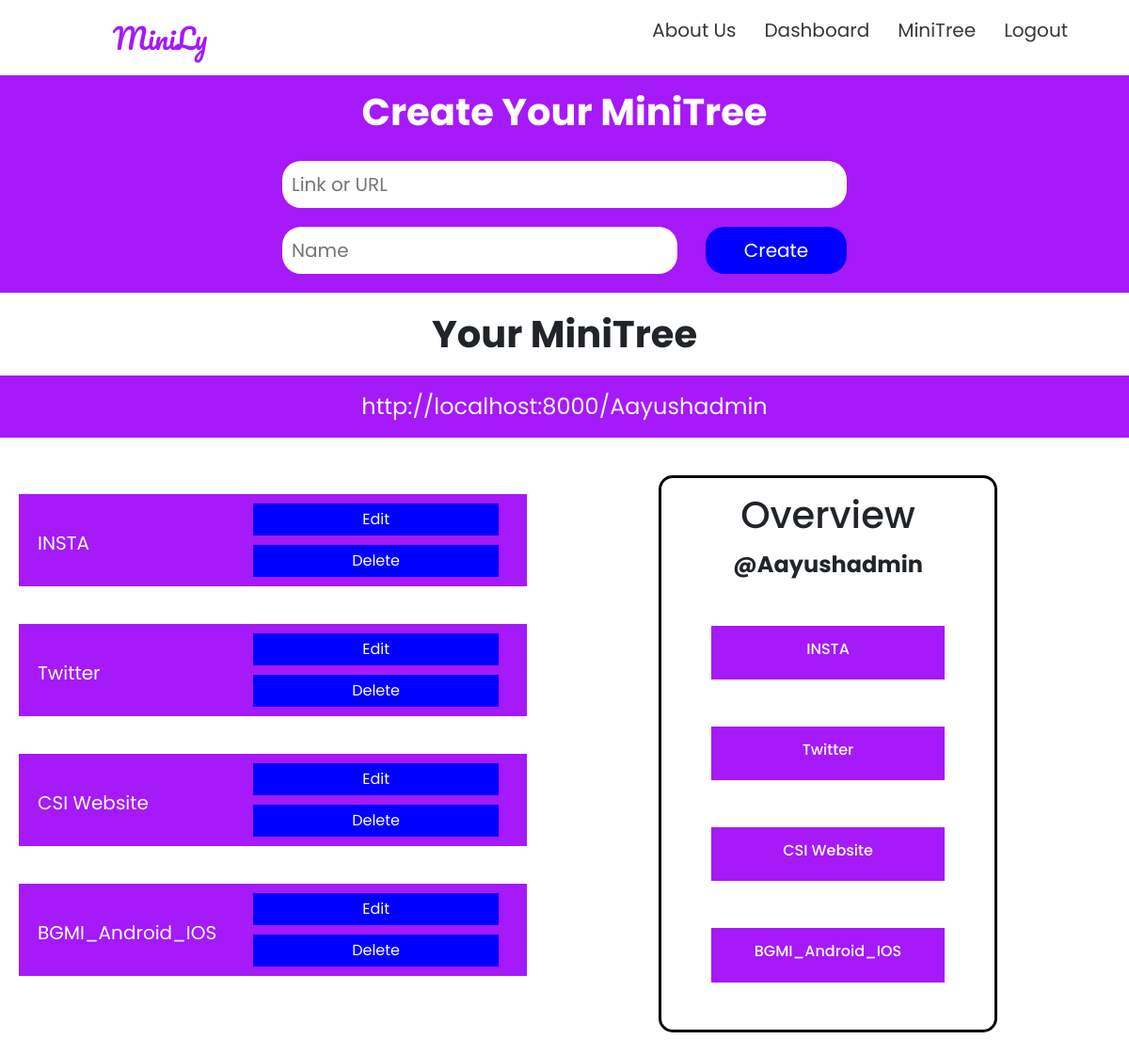
The page /t/ (signed in) on the database its author committed.
### tree/models.py (models this page shows, shortened)
class Tree(models.Model):
    user = models.ForeignKey(User,on_delete=models.CASCADE)
    original_link = models.URLField(blank=False)
    short_name = models.CharField(max_length=30,blank=False)
    cr_date = models.DateTimeField(auto_now_add=True,blank=True)

### tree/views.py (the view)
# urls.py: path('',views.index,name="index"),
@login_required(login_url="/login/")
def index(request):
    user=request.user
    mytree = Tree.objects.filter(user=user)
    return render(request,"tree/home.html",{
        'elements':mytree,
        'user':user
    })

### tree/templates/tree/home.html (shortened to what this page needs)
{% extends 'base.html' %}
{% block body %}
<div class="tree-dash whole" id="wh-1">
    <div class="form-content">
        <div class="form-head">
            <h1>Create Your MiniTree</h1>
        </div>
        <div class="form-body">
            <form action="{% url 'create' %}" method="post">
                <input type="url" name="URL" id="og" placeholder="Link or URL" required> <br>
                <div class="form-short">
                    <input type="text" name="Treename" id="s2" maxlength="30" placeholder="Name" required> <br>
                    <input type="submit" value="Create" id="sub-dash">
                </div>
            </form>
        </div>
    </div>
    <div class="tree-head">
        <h1>Your MiniTree</h1>
    </div>
    <div class="tree-link">
        <a href="{% url 'treelink' user %}" target="_blank">http://localhost:8000/{{user}}</a>
    </div>
    <div class="tree-content">
        <div class="tree-data">
            {% for element in elements %}
            <div class="single-mly tree-mly">
                <div class="s1-mly">
                <div class="mly-name">
                    {{element.short_name}}
                </div>
                <div class="mly-btn">
                    <a href="{% url 'editree' element.id%}" class="l-btn1 tr">
                        <div class="s-btn1">Edit</div>
                    </a>
                    <a href="{% url 'deletree' element.id%}" class="l-btn2 tr">
                        <div class="s-btn2">Delete</div>
                    </a>
                </div>
                </div>
            </div>
            {% endfor %}
        </div>
        <div class="tree-overview">
            <div class="overview-head">
                <h1>Overview</h1>
            </div>
            <div class="overview-content">
                <div class="tree-user">
                    <h4>@{{user}}</h4>
                </div>
                <div class="tree-cnt">
                    {% for element in elements %}
                    <a href="{{element.original_link}}" target="_blank">
                    <div class="sig-tr-ele">
                        <h3>{{element.short_name}}</h3>
                    </div>
                    </a>
                    {% endfor %}
                </div>
            </div>
        </div>
    </div>
</div>
{% endblock %}

### static/css/main.css (style rules this page uses)
* { margin: 0; padding: 0; box-sizing: border-box; font-family: 'Poppins', sans-serif; }
.whole { margin-top: 80px; }
.form-content { padding: 15px 0 0 0; background-color: rgb(166, 25, 248); }
.form-head { text-align: center; }
.form-head h1 { color: white; font-weight: bolder; }
.form-body { width: 50%; margin: auto; padding: 0 0 20px 0; }
#og { margin: 20px 0; padding: 10px; width: 100%; }
.form-short { display: flex; }
#s2 { padding: 10px; width: 70%; }
#og,#s2,#sub-dash { border-radius: 20px; border: none; font-size: 20px; }
#sub-dash { background-color: blue; color: white; width: 25%; margin-left: 30px; padding: 10px; }
.single-mly { display: inline-block; width: 45%; margin: 20px; background-color: rgb(166, 25, 248); }
.mly-name { margin-top: 17px; padding: 20px; color:white; font-size: 20px; text-decoration: none; }
.s1-mly { display: flex; justify-content: space-between; }
.s1-mly a { text-decoration: none; }
.mly-btn { display: flex; flex-direction: column; margin-right: 30px; }
.l-btn1,.l-btn2 { margin-top: 10px; text-decoration: none; }
.l-btn2 { margin-bottom: 10px; }
.s-btn1,.s-btn2 { width: 100%; margin-right: 100px; text-align: center; padding: 5px; background-color: blue; color: white; }
.tree-head { margin: 20px 0; text-align: center; font-size: x-large; }
.tree-head h1 { font-weight: bolder; }
.tree-content { display: flex; }
.tree-data { width: 50%; }
.tree-overview { margin-left: 100px; width: 30%; border: 3px solid black; border-radius: 15px; }
.tree-mly { width: 90%; }
.tr { width: 100%; margin-right: 100px; }
.tree-link { padding: 15px; text-align: center; background-color: rgb(166, 25, 248); margin-bottom: 40px; }
.tree-link a { font-size: x-large; text-decoration: none; color: whitesmoke; }
.overview-head { margin: 15px 0; text-align: center; }
.overview-content { width: 70%; margin: auto; }
.tree-user { text-align: center; }
.tree-user h4 { font-size: x-large; font-weight: bold; }
.tree-cnt a { text-decoration: none; }
.sig-tr-ele { padding: 15px 0; background-color: rgb(166, 25, 248); color: white; margin: 50px 0; text-align: center; }
.sig-tr-ele h3 { font-size: medium; }

### rows shown on the page
Tree: short_name "INSTA"
Tree: short_name "Twitter"
Tree: short_name "CSI Website"
Tree: short_name "BGMI_Android_IOS"

### other values the page prints
{{ user }} "Aayushadmin"
